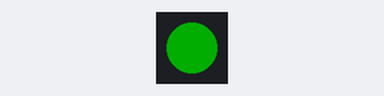
A program run on a simulated ESP32 board running MicroPython. Shown: 1 RGB LEDs in strip order, left to right. Dim RGB values are drawn brighter than linear; what the program prints to the serial console is not drawn.

Above: at 0.3 s.
At 1.3 s:
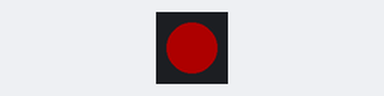
At 2.85 s:
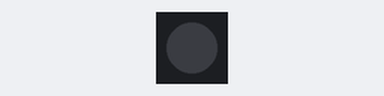
At 5.3 s:
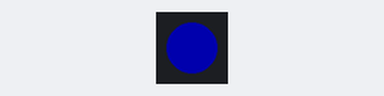
Timing chart, 0 to 6.9 s (numbered marks = the images above):
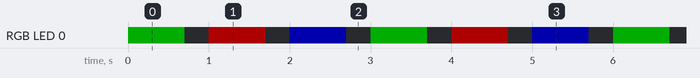

Measured:
- by itself, RGB LED 0: repeats every 3.0 s: off 0.30 s, RGB(50, 0, 0) 0.70 s, off 0.30 s, RGB(0, 0, 50) 0.70 s, off 0.30 s, RGB(0, 50, 0) 0.70 s
- by itself, everything shown: repeats every 3.0 s, in 6 steps

The program:

blink.py
```python
# ws2812_3colors.py
from machine import Pin
from neopixel import NeoPixel
from time import sleep

# WS2812 LED on GPIO 8, 1 pixel
pin = Pin(8, Pin.OUT)
np = NeoPixel(pin, 1)

# Color values in GRB order: (Green, Red, Blue)
RED    = (0, 50, 0)   # Full red
GREEN  = (50, 0, 0)   # Full green
BLUE   = (0, 0, 50)   # Full blue
OFF    = (0, 0, 0)    # LED off

colors = [RED, GREEN, BLUE]

print("Blinking WS2812: Red → Green → Blue")

while True:
    for color in colors:
        np[0] = color
        np.write()
        sleep(0.7)      # Hold each color
        np[0] = OFF
        np.write()
        sleep(0.3)      # Short pause between colors
```
